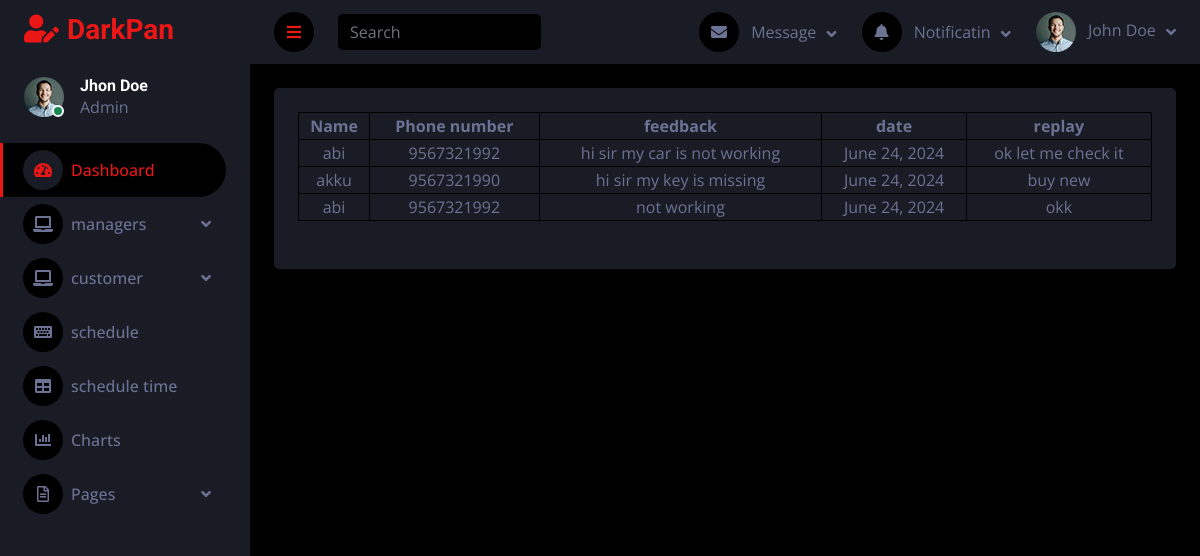
Page /customer_feedback on the committed database.
### car_app/models.py (models this page shows, shortened)
class Feedback(models.Model):
    user = models.ForeignKey(Customer_data,on_delete=models.DO_NOTHING)
    text_me = models.TextField()
    date = models.DateField(auto_now_add=True)
    replay = models.TextField(null=True,blank=True)

class Customer_data(models.Model):
    user = models.ForeignKey(Login,on_delete= models.CASCADE)
    Name = models.CharField(max_length=100)
    phone_number = models.CharField(max_length=10)
    email=models.EmailField()
    license_no = models.CharField(max_length=8)
    def __str__(self):
        return self.Name

### car_app/views_admin.py (the view)
# urls.py: path('customer_feedback',views_admin.feedback_customer,name='customer_feedback'),
def feedback_customer(request):
    feedback_customer_list = Feedback.objects.all()
    return render(request,'admin_page/feedback_customer.html',{'fdb_customer':feedback_customer_list})

### templates/admin_page/feedback_customer.html (shortened to what this page needs)
{% extends "admin_page/admin.html" %}
{% block manager_list %}
    <body>
    <table style="width:100%">
      <tr>
        <th>Name</th>
        <th>Phone number</th>
        <th>feedback</th>
        <th>date</th>
        <th>replay</th>
      </tr>
      {% for fdbk in fdb_customer %}
      <tr>
        <td>{{fdbk.user}}</td>
        <td>{{fdbk.user.phone_number}}</td>
        <td>{{fdbk.text_me}}</td>
        <td>{{fdbk.date}}</td>
          <td>{% if fdbk.replay == None %}
            <a href="{% url "replay_customer" fdbk.id%}"> replay</a>
            {% else %}
            {{fdbk.replay}}
            {% endif %}
        </td>
      </tr>
      {% endfor %}
    </table>
{% endblock manager_list %}

### templates/admin_page/admin.html (shortened to what this page needs)
<!DOCTYPE html>
{% load static %}
<html lang="en">
<head>
    <link href="https://cdnjs.cloudflare.com/ajax/libs/font-awesome/5.10.0/css/all.min.css" rel="stylesheet">
    <link href="https://cdn.jsdelivr.net/npm/bootstrap-icons@1.4.1/font/bootstrap-icons.css" rel="stylesheet">
    <link href=" {% static 's_temp/lib/owlcarousel/assets/owl.carousel.min.css' %} " rel="stylesheet">
    <link href=" {% static 's_temp/lib/tempusdominus/css/tempusdominus-bootstrap-4.min.css' %} " rel="stylesheet" />
    <link href=" {% static 's_temp/css/bootstrap_d.min.css' %} " rel="stylesheet">
    <link href=" {% static 's_temp/css/style_d.css' %} " rel="stylesheet">
</head>
<body>
    <div class="container-fluid position-relative d-flex p-0">
        <div class="sidebar pe-4 pb-3">
            <nav class="navbar bg-secondary navbar-dark">
                <a href=" {% static 'index.html' %} " class="navbar-brand mx-4 mb-3">
                    <h3 class="text-primary"><i class="fa fa-user-edit me-2"></i>DarkPan</h3>
                </a>
                <div class="d-flex align-items-center ms-4 mb-4">
                    <div class="position-relative">
                        <img class="rounded-circle" src=" {% static 's_temp/img/user.jpg' %} " alt="" style="width: 40px; height: 40px;">
                        <div class="bg-success rounded-circle border border-2 border-white position-absolute end-0 bottom-0 p-1"></div>
                    </div>
                    <div class="ms-3">
                        <h6 class="mb-0">Jhon Doe</h6>
                        <span>Admin</span>
                    </div>
                </div>
                <div class="navbar-nav w-100">
                    <a href=" {% static 'index.html' %} " class="nav-item nav-link active"><i class="fa fa-tachometer-alt me-2"></i>Dashboard</a>
                    <div class="nav-item dropdown">
                        <a href="#" class="nav-link dropdown-toggle" data-bs-toggle="dropdown"><i class="fa fa-laptop me-2"></i>managers</a>
                    </div>
                    <div class="nav-item dropdown">
                        <a href="#" class="nav-link dropdown-toggle" data-bs-toggle="dropdown"><i class="fa fa-laptop me-2"></i>customer</a>
                    </div>
                    <a href=" {% url "customer_schedule" %}  " class="nav-item nav-link"><i class="fa fa-keyboard me-2"></i>schedule</a>
                    <a href=" {% url "schedule_views" %}" class="nav-item nav-link"><i class="fa fa-table me-2"></i>schedule time</a>
                    <a href=" {% static 'chart.html' %} " class="nav-item nav-link"><i class="fa fa-chart-bar me-2"></i>Charts</a>
                    <div class="nav-item dropdown">
                        <a href="#" class="nav-link dropdown-toggle" data-bs-toggle="dropdown"><i class="far fa-file-alt me-2"></i>Pages</a>
                    </div>
                </div>
            </nav>
        </div>
        <div class="content">
            <nav class="navbar navbar-expand bg-secondary navbar-dark sticky-top px-4 py-0">
                <a href="#" class="sidebar-toggler flex-shrink-0">
                    <i class="fa fa-bars"></i>
                </a>
                <form class="d-none d-md-flex ms-4">
                    <input class="form-control bg-dark border-0" type="search" placeholder="Search">
                </form>
                <div class="navbar-nav align-items-center ms-auto">
                    <div class="nav-item dropdown">
                        <a href="#" class="nav-link dropdown-toggle" data-bs-toggle="dropdown">
                            <i class="fa fa-envelope me-lg-2"></i>
                            <span class="d-none d-lg-inline-flex">Message</span>
                        </a>
                    </div>
                    <div class="nav-item dropdown">
                        <a href="#" class="nav-link dropdown-toggle" data-bs-toggle="dropdown">
                            <i class="fa fa-bell me-lg-2"></i>
                            <span class="d-none d-lg-inline-flex">Notificatin</span>
                        </a>
                    </div>
                    <div class="nav-item dropdown">
                        <a href="#" class="nav-link dropdown-toggle" data-bs-toggle="dropdown">
                            <img class="rounded-circle me-lg-2" src=" {% static 's_temp/img/user.jpg' %} " alt="" style="width: 40px; height: 40px;">
                            <span class="d-none d-lg-inline-flex">John Doe</span>
                        </a>
                    </div>
                </div>
            </nav>
            <div class="container-fluid pt-4 px-4">
                <div class="bg-secondary text-center rounded p-4">
                    <div class="d-flex align-items-center justify-content-between mb-4">
                      {% block manager_list %}
                      {% endblock manager_list %}
                    </div>
                </div>
            </div>
        </div>
    </div>
</body>
</html>

### static/s_temp/css/style_d.css (style rules this page uses)
:root { --primary: #EB1616; --secondary: #191C24; --light: #6C7293; --dark: #000000; }
.sidebar { position: fixed; top: 0; left: 0; bottom: 0; width: 250px; height: 100vh; overflow-y: auto; background: var(--secondary); transition: 0.5s; z-index: 999; }
.content { margin-left: 250px; min-height: 100vh; background: var(--dark); transition: 0.5s; }
@media (min-width: 992px) { .sidebar { margin-left: 0; } }
@media (min-width: 992px) { .content { width: calc(100% - 250px); } }
.sidebar .navbar .navbar-nav .nav-link { padding: 7px 20px; color: var(--light); font-weight: 500; border-left: 3px solid var(--secondary); border-radius: 0 30px 30px 0; outline: none; }
.sidebar .navbar .navbar-nav .nav-link:hover, .sidebar .navbar .navbar-nav .nav-link.active { color: var(--primary); background: var(--dark); border-color: var(--primary); }
.sidebar .navbar .navbar-nav .nav-link i { width: 40px; height: 40px; display: inline-flex; align-items: center; justify-content: center; background: var(--dark); border-radius: 40px; }
.sidebar .navbar .navbar-nav .nav-link:hover i, .sidebar .navbar .navbar-nav .nav-link.active i { background: var(--secondary); }
.sidebar .navbar .dropdown-toggle::after { position: absolute; top: 15px; right: 15px; border: none; content: "\f107"; font-family: "Font Awesome 5 Free"; font-weight: 900; transition: .5s; }
.content .navbar .navbar-nav .nav-link { margin-left: 25px; padding: 12px 0; color: var(--light); outline: none; }
.content .navbar .sidebar-toggler, .content .navbar .navbar-nav .nav-link i { width: 40px; height: 40px; display: inline-flex; align-items: center; justify-content: center; background: var(--dark); border-radius: 40px; }
.content .navbar .dropdown-toggle::after { margin-left: 6px; vertical-align: middle; border: none; content: "\f107"; font-family: "Font Awesome 5 Free"; font-weight: 900; transition: .5s; }

### templates/admin_page/feedback_customer.html (style rules this page uses)
table, th, td { border:1px solid black; }

### rows in the picture
Feedback: user "abi", user.phone_number "9567321992", text_me "hi sir my car is not working", date "June 24, 2024", replay "ok let me check it"
Feedback: user "akku", user.phone_number "9567321990", text_me "hi sir my key is missing", date "June 24, 2024", replay "buy new"
Feedback: user "abi", user.phone_number "9567321992", text_me "not working", date "June 24, 2024", replay "okk"
